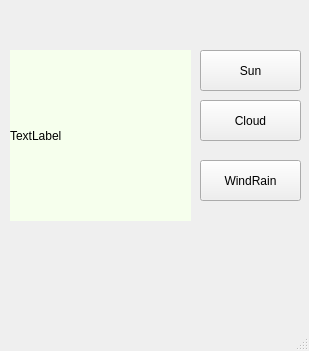
<?xml version="1.0" encoding="UTF-8"?>
<ui version="4.0">
 <class>MainWindow</class>
 <widget class="QMainWindow" name="MainWindow">
  <property name="geometry">
   <rect>
    <x>0</x>
    <y>0</y>
    <width>309</width>
    <height>351</height>
   </rect>
  </property>
  <property name="windowTitle">
   <string>MainWindow</string>
  </property>
  <widget class="QWidget" name="centralwidget">
   <widget class="QPushButton" name="img1_btn">
    <property name="geometry">
     <rect>
      <x>200</x>
      <y>50</y>
      <width>101</width>
      <height>41</height>
     </rect>
    </property>
    <property name="text">
     <string>Sun</string>
    </property>
   </widget>
   <widget class="QLabel" name="img_label">
    <property name="geometry">
     <rect>
      <x>10</x>
      <y>50</y>
      <width>181</width>
      <height>171</height>
     </rect>
    </property>
    <property name="styleSheet">
     <string notr="true">background-color:rgb(246, 255, 237)</string>
    </property>
    <property name="text">
     <string>TextLabel</string>
    </property>
   </widget>
   <widget class="QPushButton" name="img2_btn">
    <property name="geometry">
     <rect>
      <x>200</x>
      <y>100</y>
      <width>101</width>
      <height>41</height>
     </rect>
    </property>
    <property name="text">
     <string>Cloud</string>
    </property>
   </widget>
   <widget class="QPushButton" name="img3_btn">
    <property name="geometry">
     <rect>
      <x>200</x>
      <y>160</y>
      <width>101</width>
      <height>41</height>
     </rect>
    </property>
    <property name="text">
     <string>WindRain</string>
    </property>
   </widget>
  </widget>
  <widget class="QMenuBar" name="menubar">
   <property name="geometry">
    <rect>
     <x>0</x>
     <y>0</y>
     <width>309</width>
     <height>21</height>
    </rect>
   </property>
  </widget>
  <widget class="QStatusBar" name="statusbar"/>
 </widget>
 <resources/>
 <connections/>
</ui>
